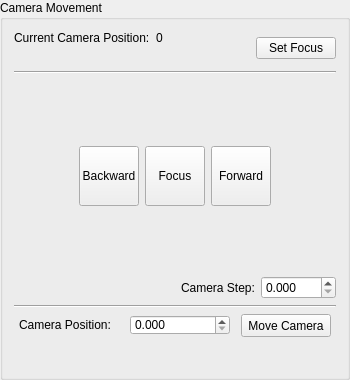
               <widget class="QGroupBox" name="groupBox_CameraMovement">
                <property name="sizePolicy">
                 <sizepolicy hsizetype="Fixed" vsizetype="Fixed">
                  <horstretch>0</horstretch>
                  <verstretch>0</verstretch>
                 </sizepolicy>
                </property>
                <property name="minimumSize">
                 <size>
                  <width>350</width>
                  <height>380</height>
                 </size>
                </property>
                <property name="maximumSize">
                 <size>
                  <width>350</width>
                  <height>380</height>
                 </size>
                </property>
                <property name="title">
                 <string>Camera Movement</string>
                </property>
                <layout class="QGridLayout" name="gridLayout_6">
                 <item row="0" column="0">
                  <layout class="QVBoxLayout" name="verticalLayout_34">
                   <item>
                    <layout class="QHBoxLayout" name="horizontalLayout_58">
                     <item>
                      <layout class="QGridLayout" name="gridLayout_10">
                       <item row="0" column="0">
                        <widget class="QLabel" name="label_31">
                         <property name="sizePolicy">
                          <sizepolicy hsizetype="Fixed" vsizetype="Preferred">
                           <horstretch>0</horstretch>
                           <verstretch>0</verstretch>
                          </sizepolicy>
                         </property>
                         <property name="minimumSize">
                          <size>
                           <width>135</width>
                           <height>0</height>
                          </size>
                         </property>
                         <property name="text">
                          <string>Current Camera Position:</string>
                         </property>
                        </widget>
                       </item>
                       <item row="0" column="1">
                        <widget class="QLabel" name="label_cameraCurrentPosition">
                         <property name="minimumSize">
                          <size>
                           <width>50</width>
                           <height>0</height>
                          </size>
                         </property>
                         <property name="text">
                          <string>0</string>
                         </property>
                        </widget>
                       </item>
                       <item row="1" column="0">
                        <widget class="QLabel" name="label">
                         <property name="text">
                          <string/>
                         </property>
                        </widget>
                       </item>
                       <item row="1" column="1">
                        <widget class="QLabel" name="label_2">
                         <property name="sizePolicy">
                          <sizepolicy hsizetype="Preferred" vsizetype="Preferred">
                           <horstretch>50</horstretch>
                           <verstretch>0</verstretch>
                          </sizepolicy>
                         </property>
                         <property name="text">
                          <string/>
                         </property>
                        </widget>
                       </item>
                      </layout>
                     </item>
                     <item>
                      <widget class="QPushButton" name="pushButton_cameraSetFocus">
                       <property name="sizePolicy">
                        <sizepolicy hsizetype="Fixed" vsizetype="Fixed">
                         <horstretch>0</horstretch>
                         <verstretch>0</verstretch>
                        </sizepolicy>
                       </property>
                       <property name="minimumSize">
                        <size>
                         <width>75</width>
                         <height>0</height>
                        </size>
                       </property>
                       <property name="toolTip">
                        <string>Set the current camera position as focus position</string>
                       </property>
                       <property name="text">
                        <string>Set Focus</string>
                       </property>
                      </widget>
                     </item>
                    </layout>
                   </item>
                   <item>
                    <widget class="Line" name="line_2">
                     <property name="orientation">
                      <enum>Qt::Horizontal</enum>
                     </property>
                    </widget>
                   </item>
                   <item>
                    <layout class="QGridLayout" name="gridLayout_8">
                     <item row="1" column="0">
                      <spacer name="horizontalSpacer_4">
                       <property name="orientation">
                        <enum>Qt::Horizontal</enum>
                       </property>
                       <property name="sizeHint" stdset="0">
                        <size>
                         <width>60</width>
                         <height>20</height>
                        </size>
                       </property>
                      </spacer>
                     </item>
                     <item row="1" column="3">
                      <widget class="QPushButton" name="pushButton_cameraStepForward">
                       <property name="sizePolicy">
                        <sizepolicy hsizetype="Fixed" vsizetype="Fixed">
                         <horstretch>0</horstretch>
                         <verstretch>0</verstretch>
                        </sizepolicy>
                       </property>
                       <property name="minimumSize">
                        <size>
                         <width>60</width>
                         <height>60</height>
                        </size>
                       </property>
                       <property name="maximumSize">
                        <size>
                         <width>60</width>
                         <height>60</height>
                        </size>
                       </property>
                       <property name="text">
                        <string>Forward</string>
                       </property>
                      </widget>
                     </item>
                     <item row="1" column="4">
                      <spacer name="horizontalSpacer_5">
                       <property name="orientation">
                        <enum>Qt::Horizontal</enum>
                       </property>
                       <property name="sizeHint" stdset="0">
                        <size>
                         <width>60</width>
                         <height>20</height>
                        </size>
                       </property>
                      </spacer>
                     </item>
                     <item row="0" column="2">
                      <widget class="QLabel" name="label_3">
                       <property name="sizePolicy">
                        <sizepolicy hsizetype="Fixed" vsizetype="Fixed">
                         <horstretch>0</horstretch>
                         <verstretch>0</verstretch>
                        </sizepolicy>
                       </property>
                       <property name="minimumSize">
                        <size>
                         <width>60</width>
                         <height>60</height>
                        </size>
                       </property>
                       <property name="maximumSize">
                        <size>
                         <width>60</width>
                         <height>60</height>
                        </size>
                       </property>
                       <property name="text">
                        <string/>
                       </property>
                      </widget>
                     </item>
                     <item row="1" column="2">
                      <widget class="QPushButton" name="pushButton_cameraGotoFocus">
                       <property name="sizePolicy">
                        <sizepolicy hsizetype="Fixed" vsizetype="Fixed">
                         <horstretch>0</horstretch>
                         <verstretch>0</verstretch>
                        </sizepolicy>
                       </property>
                       <property name="minimumSize">
                        <size>
                         <width>60</width>
                         <height>60</height>
                        </size>
                       </property>
                       <property name="maximumSize">
                        <size>
                         <width>60</width>
                         <height>60</height>
                        </size>
                       </property>
                       <property name="text">
                        <string>Focus</string>
                       </property>
                      </widget>
                     </item>
                     <item row="1" column="1">
                      <widget class="QPushButton" name="pushButton_cameraStepBackward">
                       <property name="sizePolicy">
                        <sizepolicy hsizetype="Fixed" vsizetype="Fixed">
                         <horstretch>0</horstretch>
                         <verstretch>0</verstretch>
                        </sizepolicy>
                       </property>
                       <property name="minimumSize">
                        <size>
                         <width>60</width>
                         <height>60</height>
                        </size>
                       </property>
                       <property name="maximumSize">
                        <size>
                         <width>60</width>
                         <height>60</height>
                        </size>
                       </property>
                       <property name="text">
                        <string>Backward</string>
                       </property>
                      </widget>
                     </item>
                     <item row="2" column="2">
                      <widget class="QLabel" name="label_4">
                       <property name="sizePolicy">
                        <sizepolicy hsizetype="Fixed" vsizetype="Fixed">
                         <horstretch>0</horstretch>
                         <verstretch>0</verstretch>
                        </sizepolicy>
                       </property>
                       <property name="minimumSize">
                        <size>
                         <width>60</width>
                         <height>60</height>
                        </size>
                       </property>
                       <property name="maximumSize">
                        <size>
                         <width>60</width>
                         <height>60</height>
                        </size>
                       </property>
                       <property name="text">
                        <string/>
                       </property>
                      </widget>
                     </item>
                    </layout>
                   </item>
                   <item>
                    <layout class="QHBoxLayout" name="horizontalLayout_62">
                     <item>
                      <spacer name="horizontalSpacer_3">
                       <property name="orientation">
                        <enum>Qt::Horizontal</enum>
                       </property>
                       <property name="sizeHint" stdset="0">
                        <size>
                         <width>40</width>
                         <height>20</height>
                        </size>
                       </property>
                      </spacer>
                     </item>
                     <item>
                      <widget class="QLabel" name="label_33">
                       <property name="sizePolicy">
                        <sizepolicy hsizetype="Fixed" vsizetype="Preferred">
                         <horstretch>0</horstretch>
                         <verstretch>0</verstretch>
                        </sizepolicy>
                       </property>
                       <property name="text">
                        <string>Camera Step:</string>
                       </property>
                      </widget>
                     </item>
                     <item>
                      <widget class="QDoubleSpinBox" name="doubleSpinBox_cameraStepSize">
                       <property name="sizePolicy">
                        <sizepolicy hsizetype="Fixed" vsizetype="Fixed">
                         <horstretch>0</horstretch>
                         <verstretch>0</verstretch>
                        </sizepolicy>
                       </property>
                       <property name="minimumSize">
                        <size>
                         <width>75</width>
                         <height>0</height>
                        </size>
                       </property>
                       <property name="decimals">
                        <number>3</number>
                       </property>
                      </widget>
                     </item>
                    </layout>
                   </item>
                   <item>
                    <widget class="Line" name="line_4">
                     <property name="orientation">
                      <enum>Qt::Horizontal</enum>
                     </property>
                    </widget>
                   </item>
                   <item>
                    <layout class="QHBoxLayout" name="horizontalLayout_59">
                     <item>
                      <widget class="QLabel" name="label_32">
                       <property name="sizePolicy">
                        <sizepolicy hsizetype="Fixed" vsizetype="Fixed">
                         <horstretch>0</horstretch>
                         <verstretch>0</verstretch>
                        </sizepolicy>
                       </property>
                       <property name="minimumSize">
                        <size>
                         <width>100</width>
                         <height>20</height>
                        </size>
                       </property>
                       <property name="maximumSize">
                        <size>
                         <width>100</width>
                         <height>20</height>
                        </size>
                       </property>
                       <property name="text">
                        <string>Camera Position:</string>
                       </property>
                      </widget>
                     </item>
                     <item>
                      <widget class="QDoubleSpinBox" name="doubleSpinBox_cameraSetPosition">
                       <property name="sizePolicy">
                        <sizepolicy hsizetype="MinimumExpanding" vsizetype="Fixed">
                         <horstretch>0</horstretch>
                         <verstretch>0</verstretch>
                        </sizepolicy>
                       </property>
                       <property name="minimumSize">
                        <size>
                         <width>100</width>
                         <height>20</height>
                        </size>
                       </property>
                       <property name="maximumSize">
                        <size>
                         <width>100</width>
                         <height>20</height>
                        </size>
                       </property>
                       <property name="decimals">
                        <number>3</number>
                       </property>
                      </widget>
                     </item>
                     <item>
                      <widget class="QPushButton" name="pushButton_cameraGotoPosition">
                       <property name="sizePolicy">
                        <sizepolicy hsizetype="Fixed" vsizetype="Fixed">
                         <horstretch>0</horstretch>
                         <verstretch>0</verstretch>
                        </sizepolicy>
                       </property>
                       <property name="minimumSize">
                        <size>
                         <width>90</width>
                         <height>23</height>
                        </size>
                       </property>
                       <property name="maximumSize">
                        <size>
                         <width>90</width>
                         <height>23</height>
                        </size>
                       </property>
                       <property name="toolTip">
                        <string>Move the camera to the specified position</string>
                       </property>
                       <property name="text">
                        <string>Move Camera</string>
                       </property>
                      </widget>
                     </item>
                    </layout>
                   </item>
                   <item>
                    <layout class="QHBoxLayout" name="horizontalLayout">
                     <item>
                      <widget class="QLabel" name="label_5">
                       <property name="minimumSize">
                        <size>
                         <width>0</width>
                         <height>23</height>
                        </size>
                       </property>
                       <property name="text">
                        <string/>
                       </property>
                      </widget>
                     </item>
                    </layout>
                   </item>
                  </layout>
                 </item>
                </layout>
               </widget>
